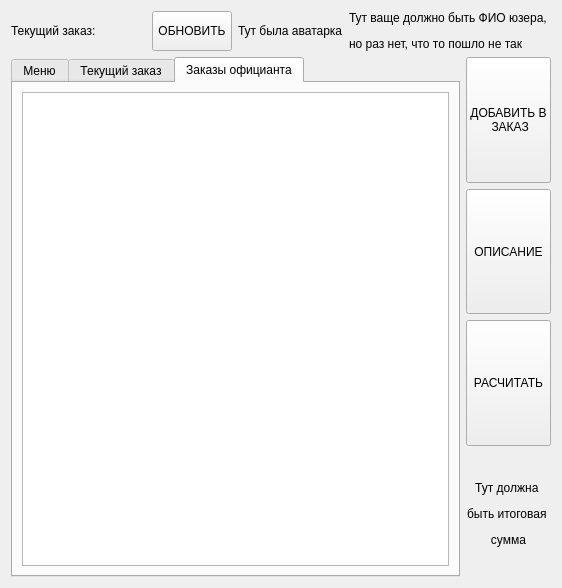
<?xml version="1.0" encoding="UTF-8"?>
<ui version="4.0">
 <class>Form</class>
 <widget class="QWidget" name="Form">
  <property name="geometry">
   <rect>
    <x>0</x>
    <y>0</y>
    <width>562</width>
    <height>588</height>
   </rect>
  </property>
  <property name="windowTitle">
   <string>Окно официанта</string>
  </property>
  <property name="styleSheet">
   <string notr="true"/>
  </property>
  <layout class="QGridLayout" name="gridLayout_6">
   <item row="0" column="0" colspan="2">
    <layout class="QHBoxLayout" name="horizontalLayout">
     <property name="sizeConstraint">
      <enum>QLayout::SetDefaultConstraint</enum>
     </property>
     <item>
      <widget class="QLabel" name="label_num_of_cur_order">
       <property name="text">
        <string>Текущий заказ:</string>
       </property>
      </widget>
     </item>
     <item>
      <spacer name="horizontalSpacer">
       <property name="orientation">
        <enum>Qt::Horizontal</enum>
       </property>
       <property name="sizeHint" stdset="0">
        <size>
         <width>395</width>
         <height>35</height>
        </size>
       </property>
      </spacer>
     </item>
     <item>
      <widget class="QPushButton" name="pushButton_update">
       <property name="sizePolicy">
        <sizepolicy hsizetype="Minimum" vsizetype="Preferred">
         <horstretch>0</horstretch>
         <verstretch>0</verstretch>
        </sizepolicy>
       </property>
       <property name="styleSheet">
        <string notr="true"/>
       </property>
       <property name="text">
        <string>ОБНОВИТЬ</string>
       </property>
      </widget>
     </item>
     <item>
      <widget class="QLabel" name="label_ikon_2">
       <property name="text">
        <string>Тут была аватарка</string>
       </property>
      </widget>
     </item>
     <item>
      <widget class="QLabel" name="label_cur_user">
       <property name="sizePolicy">
        <sizepolicy hsizetype="Fixed" vsizetype="Preferred">
         <horstretch>0</horstretch>
         <verstretch>0</verstretch>
        </sizepolicy>
       </property>
       <property name="text">
        <string>&lt;html&gt;&lt;head/&gt;&lt;body&gt;&lt;p&gt;Тут ваще должно быть ФИО юзера, &lt;/p&gt;&lt;p&gt;но раз нет, что то пошло не так&lt;/p&gt;&lt;/body&gt;&lt;/html&gt;</string>
       </property>
      </widget>
     </item>
    </layout>
   </item>
   <item row="1" column="0">
    <widget class="QTabWidget" name="tabWidget">
     <property name="sizePolicy">
      <sizepolicy hsizetype="Expanding" vsizetype="Expanding">
       <horstretch>0</horstretch>
       <verstretch>0</verstretch>
      </sizepolicy>
     </property>
     <property name="styleSheet">
      <string notr="true"/>
     </property>
     <property name="currentIndex">
      <number>2</number>
     </property>
     <widget class="QWidget" name="tab_menu">
      <attribute name="title">
       <string>Меню</string>
      </attribute>
      <layout class="QGridLayout" name="gridLayout">
       <item row="0" column="0">
        <widget class="QTableView" name="tableView_menu"/>
       </item>
      </layout>
     </widget>
     <widget class="QWidget" name="tab_cur_order">
      <attribute name="title">
       <string>Текущий заказ</string>
      </attribute>
      <layout class="QGridLayout" name="gridLayout_2">
       <item row="0" column="0">
        <widget class="QTableView" name="tableView_cur_order"/>
       </item>
      </layout>
     </widget>
     <widget class="QWidget" name="tab_today_orders">
      <attribute name="title">
       <string>Заказы официанта</string>
      </attribute>
      <layout class="QGridLayout" name="gridLayout_3">
       <item row="0" column="0">
        <widget class="QTableView" name="tableView_today_orders">
         <property name="layoutDirection">
          <enum>Qt::LeftToRight</enum>
         </property>
        </widget>
       </item>
      </layout>
     </widget>
    </widget>
   </item>
   <item row="1" column="1">
    <layout class="QVBoxLayout" name="verticalLayout">
     <property name="sizeConstraint">
      <enum>QLayout::SetMinimumSize</enum>
     </property>
     <item>
      <widget class="QPushButton" name="pushButton_add">
       <property name="sizePolicy">
        <sizepolicy hsizetype="Minimum" vsizetype="Expanding">
         <horstretch>0</horstretch>
         <verstretch>0</verstretch>
        </sizepolicy>
       </property>
       <property name="styleSheet">
        <string notr="true"/>
       </property>
       <property name="text">
        <string>ДОБАВИТЬ В 
 ЗАКАЗ</string>
       </property>
      </widget>
     </item>
     <item>
      <widget class="QPushButton" name="pushButton_info">
       <property name="sizePolicy">
        <sizepolicy hsizetype="Minimum" vsizetype="Expanding">
         <horstretch>0</horstretch>
         <verstretch>0</verstretch>
        </sizepolicy>
       </property>
       <property name="styleSheet">
        <string notr="true"/>
       </property>
       <property name="text">
        <string>ОПИСАНИЕ</string>
       </property>
      </widget>
     </item>
     <item>
      <widget class="QPushButton" name="pushButton_fin">
       <property name="sizePolicy">
        <sizepolicy hsizetype="Minimum" vsizetype="Expanding">
         <horstretch>0</horstretch>
         <verstretch>0</verstretch>
        </sizepolicy>
       </property>
       <property name="styleSheet">
        <string notr="true"/>
       </property>
       <property name="text">
        <string>РАСЧИТАТЬ</string>
       </property>
      </widget>
     </item>
     <item>
      <widget class="QLabel" name="label_summ">
       <property name="sizePolicy">
        <sizepolicy hsizetype="Minimum" vsizetype="Expanding">
         <horstretch>0</horstretch>
         <verstretch>0</verstretch>
        </sizepolicy>
       </property>
       <property name="styleSheet">
        <string notr="true">font: 11pt &quot;Nirmala UI&quot;;</string>
       </property>
       <property name="text">
        <string>&lt;html&gt;&lt;head/&gt;&lt;body&gt;&lt;p align=&quot;center&quot;&gt;Тут должна &lt;/p&gt;&lt;p align=&quot;center&quot;&gt;быть итоговая &lt;/p&gt;&lt;p align=&quot;center&quot;&gt;сумма&lt;/p&gt;&lt;/body&gt;&lt;/html&gt;</string>
       </property>
       <property name="textFormat">
        <enum>Qt::AutoText</enum>
       </property>
       <property name="alignment">
        <set>Qt::AlignCenter</set>
       </property>
      </widget>
     </item>
    </layout>
   </item>
  </layout>
 </widget>
 <resources/>
 <connections/>
</ui>
